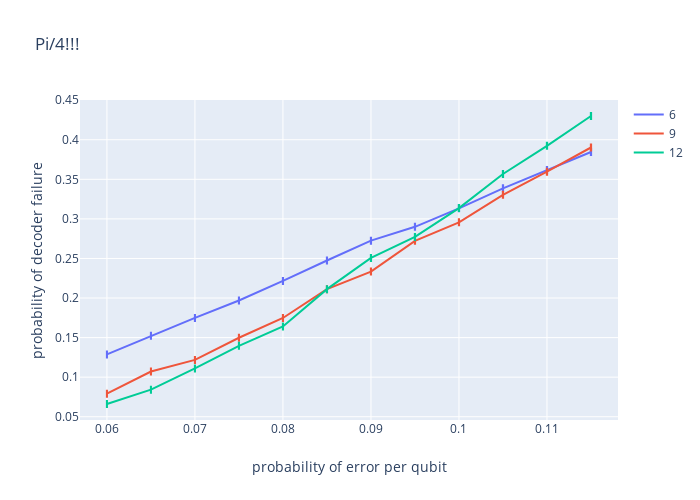

This figure's notebook cell:
### Code cell
# Try for (6): (4,2), for (9): (6,3) and for (12): (8,4)
# Pi/4 rotation, reproduce Kovalev?
# Trying again, for 10,000 reps and a greater right end of pe

def plot_plotly_select(x, y_range, d_range, title):
    fig = go.Figure()
    for d in d_range:
        fig.add_trace(go.Scatter(x=x, y=y[d], mode='lines', name=d,
                                
                        error_x=dict(
            type='data',
            array=error,
         visible=True)))
    fig.update_layout(autosize=False,
    width=700,
    height=500,
    title=title,
    xaxis_title='probability of error per qubit',
    yaxis_title='probability of decoder failure',)
    return fig

x = list(np.arange(0.06, 0.12, 0.005))
y = {
    (6): [0.1288, 0.1523, 0.1749, 0.1969, 0.2216, 0.2474, 0.2725, 0.29, 0.3133, 0.3386, 0.3618, 0.3845, 0.4151, 0.4331, 0.4585, 0.4853, 0.4881, 0.5095],
    (9): [0.0791, 0.1071, 0.1218, 0.1498, 0.1748, 0.2112, 0.2334, 0.2723, 0.2956, 0.3304, 0.3596, 0.3902, 0.4156, 0.4417, 0.4786, 0.5059, 0.5363, 0.5527],
    (12): [0.0661, 0.0842, 0.111, 0.1396, 0.1641, 0.2112, 0.2507, 0.2772, 0.3136, 0.3567, 0.3923, 0.43, 0.468, 0.5037, 0.5249, 0.5539, 0.5926, 0.6078]}
plot_plotly_select(x, y, [6,9, 12], 'Pi/4!!!')

### Figure 1 — Plotly figure (JSON) as saved in the notebook; plotly's stock layout.template omitted (floating-point values rounded to 4 significant figures)
{"data": [{"error_x": {"array": [3.92e-06, 4.875e-06, 5.82e-06, 6.755e-06, 7.68e-06, 8.595e-06, 9.5e-06, 1.04e-05, 1.128e-05, 1.216e-05, 1.302e-05, 1.388e-05, 1.472e-05, 1.556e-05, 1.638e-05, 1.72e-05, 1.8e-05, 1.88e-05, 1.958e-05, 2.036e-05], "type": "data", "visible": true}, "mode": "lines", "name": "6", "type": "scatter", "x": [0.06, 0.065, 0.07, 0.075, 0.08, 0.085, 0.09, 0.095, 0.1, 0.105, 0.11, 0.115], "y": [0.1288, 0.1523, 0.1749, 0.1969, 0.2216, 0.2474, 0.2725, 0.29, 0.3133, 0.3386, 0.3618, 0.3845, 0.4151, 0.4331, 0.4585, 0.4853, 0.4881, 0.5095]}, {"error_x": {"array": [3.92e-06, 4.875e-06, 5.82e-06, 6.755e-06, 7.68e-06, 8.595e-06, 9.5e-06, 1.04e-05, 1.128e-05, 1.216e-05, 1.302e-05, 1.388e-05, 1.472e-05, 1.556e-05, 1.638e-05, 1.72e-05, 1.8e-05, 1.88e-05, 1.958e-05, 2.036e-05], "type": "data", "visible": true}, "mode": "lines", "name": "9", "type": "scatter", "x": [0.06, 0.065, 0.07, 0.075, 0.08, 0.085, 0.09, 0.095, 0.1, 0.105, 0.11, 0.115], "y": [0.0791, 0.1071, 0.1218, 0.1498, 0.1748, 0.2112, 0.2334, 0.2723, 0.2956, 0.3304, 0.3596, 0.3902, 0.4156, 0.4417, 0.4786, 0.5059, 0.5363, 0.5527]}, {"error_x": {"array": [3.92e-06, 4.875e-06, 5.82e-06, 6.755e-06, 7.68e-06, 8.595e-06, 9.5e-06, 1.04e-05, 1.128e-05, 1.216e-05, 1.302e-05, 1.388e-05, 1.472e-05, 1.556e-05, 1.638e-05, 1.72e-05, 1.8e-05, 1.88e-05, 1.958e-05, 2.036e-05], "type": "data", "visible": true}, "mode": "lines", "name": "12", "type": "scatter", "x": [0.06, 0.065, 0.07, 0.075, 0.08, 0.085, 0.09, 0.095, 0.1, 0.105, 0.11, 0.115], "y": [0.0661, 0.0842, 0.111, 0.1396, 0.1641, 0.2112, 0.2507, 0.2772, 0.3136, 0.3567, 0.3923, 0.43, 0.468, 0.5037, 0.5249, 0.5539, 0.5926, 0.6078]}], "layout": {"autosize": false, "height": 500, "title": {"text": "Pi/4!!!"}, "width": 700, "xaxis": {"title": {"text": "probability of error per qubit"}}, "yaxis": {"title": {"text": "probability of decoder failure"}}}}
